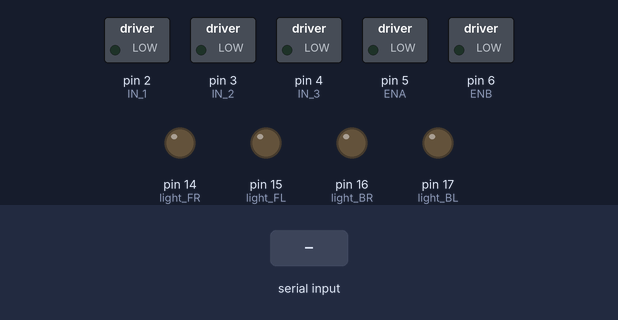
A sketch run on a simulated Arduino Uno, built with avr-gcc and run on an emulated ATmega328P. On the bench: switched loads named in the sketch (green lamp = pin HIGH), output pins drawn as LEDs (lit = HIGH). The test bench sets the inputs (shaded band).

Above: at 1.2 s.
1.3 s: "F" received over Serial
At 1.7 s:
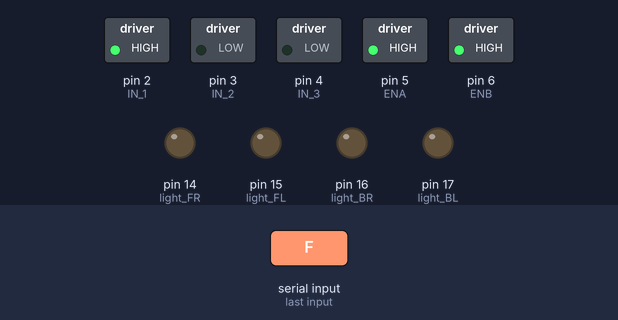
2.8 s: byte 50 ('2') received over Serial
At 4.0 s:
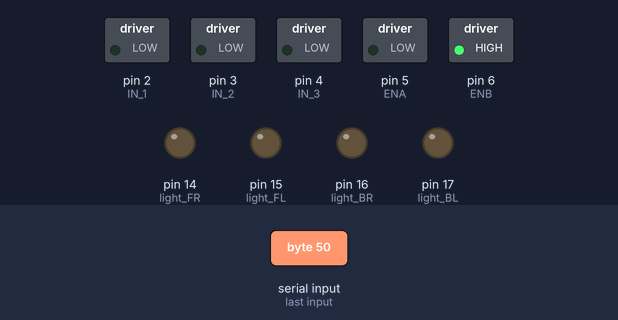
4.3 s: byte 51 ('3') received over Serial
At 5.2 s:
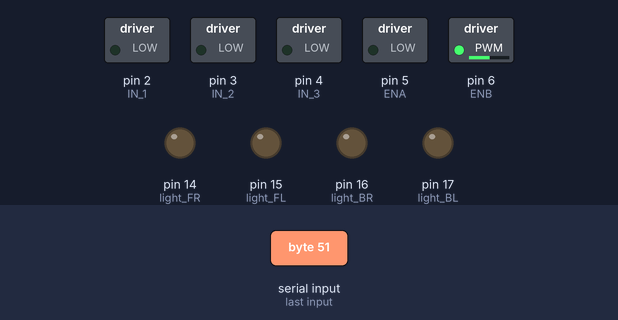
5.8 s: "B" received over Serial
At 6.3 s:
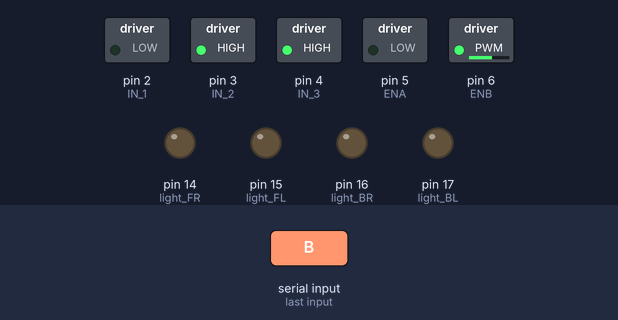
7.3 s: "L" received over Serial
At 7.7 s:
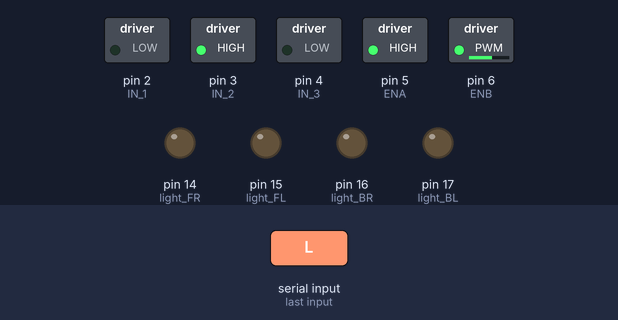
8.8 s: "R" received over Serial
At 9.8 s:
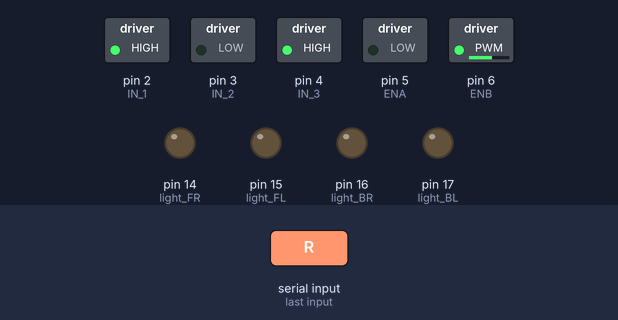
Timing chart, 0 to 11.3 s (numbered marks = the images above; inputs shaded):
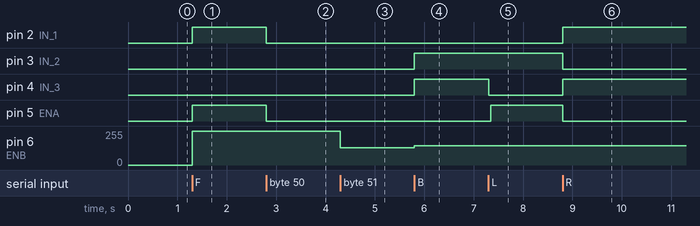

Measured:
- after the input at 1.3 s, pin 2 (IN_1), pin 5 (ENA): LOW → HIGH at once; pin 6 (ENB): 0/255 → 255/255 at once
- after the input at 2.8 s, pin 2 (IN_1), pin 5 (ENA): HIGH → LOW at once
- after the input at 4.3 s, pin 6 (ENB): 255/255 → 130/255 at once
- after the input at 5.8 s, pin 3 (IN_2), pin 4 (IN_3): LOW → HIGH at once; pin 6 (ENB): 130/255 → 145/255 at once
- after the input at 7.3 s, pin 4 (IN_3): HIGH → LOW at once; pin 5 (ENA): LOW → HIGH at once
- after the input at 8.8 s, pin 2 (IN_1), pin 4 (IN_3): LOW → HIGH at once; pin 3 (IN_2), pin 5 (ENA): HIGH → LOW at once

The sketch:

robot_car_bluetooth_l298n_led.ino
```cpp
#define light_FR 14    //LED depan kanan   pin A0
#define light_FL 15    //LED depan kiri   pin A1
#define light_BR 16     //LED belakang kanan    pin A2
#define light_BL 17     //LED belakang kiri    pin A3


#define ENA 5        // pin 5
#define ENB 6        // pin 6


#define IN_1  2        // driver in  to pin 2
#define IN_2  3        // driver in  to pin 3
#define IN_3  4        // driver in  to pin 4
#define IN_4  5        // driver in  to pin 5


int command;            // status perintah
int speedCar = 255;      // 0 - 255.
int speed_Coeff = 4;
boolean lightFront = false;
boolean lightBack = false;


void setup() {

    pinMode(light_FR, OUTPUT);
    pinMode(light_FL, OUTPUT);
    pinMode(light_BR, OUTPUT);
    pinMode(light_BL, OUTPUT);


    pinMode(ENA, OUTPUT);
    pinMode(ENB, OUTPUT);
    pinMode(IN_1, OUTPUT);
    pinMode(IN_2, OUTPUT);
    pinMode(IN_3, OUTPUT);
    pinMode(IN_4, OUTPUT);

  Serial.begin(9600);

  }

void goAhead(){

      digitalWrite(IN_1, HIGH);
      digitalWrite(IN_2, LOW);
      analogWrite(ENA, speedCar);
      digitalWrite(IN_3, LOW);
      digitalWrite(IN_4, HIGH);
      analogWrite(ENB, speedCar);
  }

void goBack(){

      digitalWrite(IN_1, LOW);
      digitalWrite(IN_2, HIGH);
      analogWrite(ENA, speedCar);
      digitalWrite(IN_3, HIGH);
      digitalWrite(IN_4, LOW);
      analogWrite(ENB, speedCar);
  }

void goRight(){
      digitalWrite(IN_1, HIGH);
      digitalWrite(IN_2, LOW);
      analogWrite(ENA, speedCar);
      digitalWrite(IN_3, HIGH);
      digitalWrite(IN_4, LOW);
      analogWrite(ENB, speedCar);
  }

void goLeft(){
      digitalWrite(IN_1, LOW);
      digitalWrite(IN_2, HIGH);
      analogWrite(ENA, speedCar);
      digitalWrite(IN_3, LOW);
      digitalWrite(IN_4, HIGH);
      analogWrite(ENB, speedCar);
  }

void goAheadRight(){

      digitalWrite(IN_1, HIGH);
      digitalWrite(IN_2, LOW);
      analogWrite(ENA, speedCar/speed_Coeff);
      digitalWrite(IN_3, LOW);
      digitalWrite(IN_4, HIGH);
      analogWrite(ENB, speedCar/speed_Coeff);
  }

void goAheadLeft(){

      digitalWrite(IN_1, HIGH);
      digitalWrite(IN_2, LOW);
      analogWrite(ENA, speedCar);
      digitalWrite(IN_3, LOW);
      digitalWrite(IN_4, HIGH);
      analogWrite(ENB, speedCar);
  }

void goBackRight(){

      digitalWrite(IN_1, LOW);
      digitalWrite(IN_2, HIGH);
      analogWrite(ENA, speedCar/speed_Coeff);
      digitalWrite(IN_3, HIGH);
      digitalWrite(IN_4, LOW);
      analogWrite(ENB, speedCar/speed_Coeff);
  }

void goBackLeft(){

      digitalWrite(IN_1, LOW);
      digitalWrite(IN_2, HIGH);
      analogWrite(ENA, speedCar);
      digitalWrite(IN_3, HIGH);
      digitalWrite(IN_4, LOW);
      analogWrite(ENB, speedCar);
  }

void stopRobot(){

      digitalWrite(IN_1, LOW);
      digitalWrite(IN_2, LOW);
      analogWrite(ENA, speedCar);
      digitalWrite(IN_3, LOW);
      digitalWrite(IN_4, LOW);
      analogWrite(ENB, speedCar);

  }

void loop(){

if (Serial.available() > 0) {
  command = Serial.read();
  stopRobot();      //Initialize with motors stopped.

if (lightFront) {digitalWrite(light_FR, HIGH); digitalWrite(light_FL, HIGH);}
if (!lightFront) {digitalWrite(light_FR, LOW); digitalWrite(light_FL, LOW);}
if (lightBack) {digitalWrite(light_BR, HIGH); digitalWrite(light_BL, HIGH);}
if (!lightBack) {digitalWrite(light_BR, LOW); digitalWrite(light_BL, LOW);}


switch (command) {
case 'F':goAhead();break;
case 'B':goBack();break;
case 'L':goLeft();break;
case 'R':goRight();break;
case 'I':goAheadRight();break;
case 'G':goAheadLeft();break;
case 'J':goBackRight();break;
case 'H':goBackLeft();break;
case '0':speedCar = 100;break;
case '1':speedCar = 115;break;
case '2':speedCar = 130;break;
case '3':speedCar = 145;break;
case '4':speedCar = 160;break;
case '5':speedCar = 175;break;
case '6':speedCar = 190;break;
case '7':speedCar = 205;break;
case '8':speedCar = 220;break;
case '9':speedCar = 235;break;
case 'q':speedCar = 255;break;
case 'W':lightFront = true;break;
case 'w':lightFront = false;break;
case 'U':lightBack = true;break;
case 'u':lightBack = false;break;


}
}
}
```
